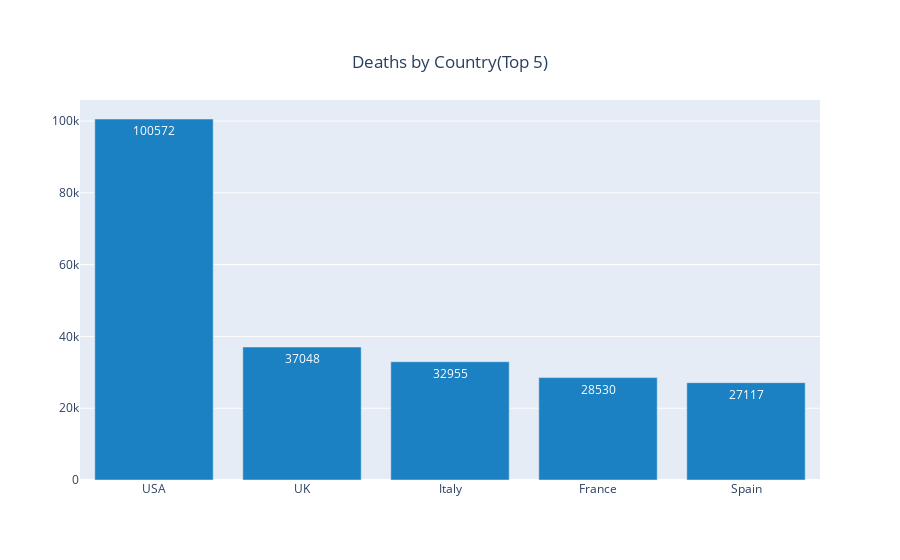

The notebook cell saved with this chart:
### Code cell
fig = go.Figure()

fig.add_trace(go.Bar(
    x=top_deaths["Country,Other"],
    y=top_deaths.TotalDeaths,
    name='TotalDeaths',
    marker_color='#1b81c2',
    text=top_deaths.TotalDeaths,
    textposition='auto'
))

fig.update_layout(
    title={
        'text': "Deaths by Country(Top 5)",
        'y':0.9,
        'x':0.5,
        'xanchor': 'center',
        'yanchor': 'top'})
fig.show()

### Figure 1 — Plotly figure (JSON) as saved in the notebook; plotly's stock layout.template omitted (floating-point values rounded to 4 significant figures)
{"data": [{"marker": {"color": "#1b81c2"}, "name": "TotalDeaths", "text": [100572, 37048, 32955, 28530, 27117], "textposition": "auto", "type": "bar", "x": ["USA", "UK", "Italy", "France", "Spain"], "y": [100572, 37048, 32955, 28530, 27117]}], "layout": {"title": {"text": "Deaths by Country(Top 5)", "x": 0.5, "xanchor": "center", "y": 0.9, "yanchor": "top"}}}
